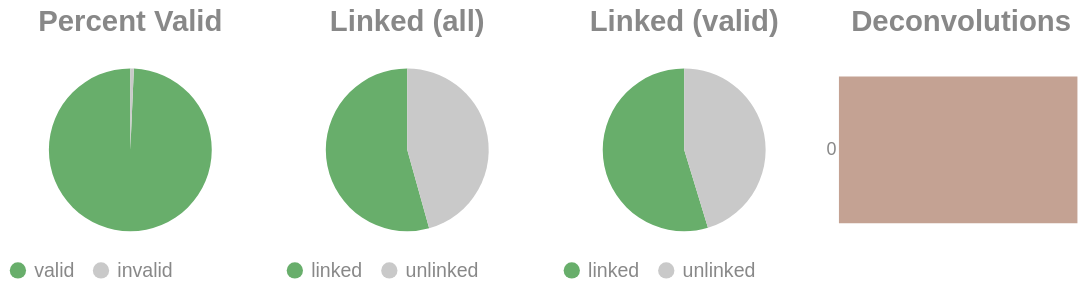

The notebook cell saved with this chart:
### Code cell
if SKIPLR:
    pass
else:
    clash = Counter()
    for i in valids['molecule'].to_list():
        _mol = i.split("-")
        if len(_mol) == 1:
            clash.update('0')
        else:
            clash.update(_mol[-1])

    _d = {"deconvolutions": [], 'count': []}
    for k,v in clash.items():
        _d['deconvolutions'].append(k)
        _d['count'].append(v)

    tot_valid = valids['reads'].sum()
    mask = valids['reads'] >= 2
    n_linked_reads = valids.filter(mask)['reads'].sum()
    if n_linked_reads == 0:
        print_html("No linked molecules (>=2 reads) were detected; skipping linked-only distributions.")
        SKIPLR = True
    else:
        perc_valid = round(tot_valid / n_reads, 4)
        linked_perc_abs = round(n_linked_reads / n_reads, 4)
        linked_perc = round(n_linked_reads / tot_valid, 4)

    _valid = pl.DataFrame({"valids": ['valid', 'invalid'], "count": [tot_valid, n_reads - tot_valid]})
    _linked_abs = pl.DataFrame({"linked (absolute)": ['linked', 'unlinked'], "count": [n_linked_reads, n_reads - n_linked_reads]})
    _linked_rel = pl.DataFrame({"linked (valids)": ['linked', 'unlinked'], "count": [n_linked_reads, tot_valid - n_linked_reads]})

    (
        alt.hconcat(
            piechart(_valid, goodval = 'valid', title = "Percent Valid"),
            piechart(_linked_abs, goodval = "linked", title =  "Linked (all)"),
            piechart(_linked_rel, goodval = "linked", title =  "Linked (valid)"),
            convolutionbar(pl.DataFrame(_d), title = "Deconvolutions"),
            center = True,
            bounds = 'flush'
        )
        .resolve_scale(color='independent')
        .resolve_legend('independent')
        .properties(usermeta={'embedOptions': {"actions": False}})
    ).display()

### Figure 1 — Vega-Lite specification as saved in the notebook (floating-point values rounded to 4 significant figures)
{"width": "container", "height": 400, "config": {"title": {"anchor": "start", "dy": -15, "fontSize": 18, "color": "#888888", "subtitleColor": "#888888", "subtitleFontSize": 14}, "arc": {"fill": "#0072B2"}, "axis": {"domainColor": "#888888", "domainWidth": 0.5, "gridWidth": 0.2, "grid": false, "titleFontWeight": 400, "titleFontSize": 15, "labelFontSize": 11, "labelColor": "#888888", "tickColor": "#888888", "tickWidth": 0.2, "titleColor": "#888888"}, "axisBand": {"grid": false}, "axisX": {"grid": true, "tickSize": 10, "domainCap": "round"}, "axisY": {"domain": false, "grid": true, "tickSize": 0, "domainCap": "round"}, "background": "transparent", "header": {"labelFontSize": 15, "labelColor": "#888888", "titleFontSize": 15, "titleFontWeight": 600, "titleColor": "#888888"}, "legend": {"labelFont": "sans-serif", "labelFontSize": 12, "labelColor": "#888888", "symbolSize": 100, "symbolType": "circle", "titleFontSize": 12, "titlePadding": 10, "titleColor": "#888888", "title": null}, "range": {"category": ["#E69F00", "#56B4E9", "#009E73", "#F0E442", "#0072B2", "#D55E00", "#CC79A7", "#000000"], "diverging": ["#cfe8f3", "#a2d4ec", "#73bfe2", "#46abdb", "#1696d2", "#12719e"]}, "area": {"fill": "#0072B2", "fillOpacity": 0.7, "line": true, "strokeOpacity": 0.7}, "line": {"color": "#0072B2", "stroke": "#0072B2", "strokeWidth": 2}, "trail": {"color": "#0072B2", "stroke": "#0072B2", "strokeWidth": 0, "size": 1}, "point": {"filled": true, "fillOpacity": 1.0, "size": 95}, "text": {"color": "#888888", "fontSize": 11, "align": "right", "fontWeight": 400, "size": 11}, "bar": {"fill": "#0072B2", "stroke": null}, "view": {"stroke": null, "continuousWidth": 660, "continuousHeight": 400}}, "hconcat": [{"data": {"name": "data-d8e4d3ce67dd71e9058674ba1872c6f2"}, "mark": {"type": "arc"}, "encoding": {"color": {"field": "valids", "legend": {"orient": "bottom", "title": null}, "scale": {"domain": ["valid", "invalid"], "range": ["#68ae6b", "#C9C9C9"]}, "title": "Valids", "type": "nominal"}, "theta": {"field": "count", "type": "quantitative"}, "tooltip": [{"field": "valids", "title": "Valids", "type": "ordinal"}, {"field": "percent", "format": ".2%", "title": "Percent", "type": "quantitative"}, {"field": "count", "title": "Count", "type": "quantitative"}]}, "height": 100, "title": {"text": "Percent Valid", "align": "center", "anchor": "middle"}, "transform": [{"calculate": "datum.count / 13876692", "as": "percent"}], "width": 150}, {"data": {"name": "data-9156205d68372b0dd01c840f6f289d6c"}, "mark": {"type": "arc"}, "encoding": {"color": {"field": "linked (absolute)", "legend": {"orient": "bottom", "title": null}, "scale": {"domain": ["linked", "unlinked"], "range": ["#68ae6b", "#C9C9C9"]}, "title": "Linked (Absolute)", "type": "nominal"}, "theta": {"field": "count", "type": "quantitative"}, "tooltip": [{"field": "linked (absolute)", "title": "Linked (Absolute)", "type": "ordinal"}, {"field": "percent", "format": ".2%", "title": "Percent", "type": "quantitative"}, {"field": "count", "title": "Count", "type": "quantitative"}]}, "height": 100, "title": {"text": "Linked (all)", "align": "center", "anchor": "middle"}, "transform": [{"calculate": "datum.count / 13876692", "as": "percent"}], "width": 150}, {"data": {"name": "data-8350cb2c3f780510378e374b02c26e71"}, "mark": {"type": "arc"}, "encoding": {"color": {"field": "linked (valids)", "legend": {"orient": "bottom", "title": null}, "scale": {"domain": ["linked", "unlinked"], "range": ["#68ae6b", "#C9C9C9"]}, "title": "Linked (Valids)", "type": "nominal"}, "theta": {"field": "count", "type": "quantitative"}, "tooltip": [{"field": "linked (valids)", "title": "Linked (Valids)", "type": "ordinal"}, {"field": "percent", "format": ".2%", "title": "Percent", "type": "quantitative"}, {"field": "count", "title": "Count", "type": "quantitative"}]}, "height": 100, "title": {"text": "Linked (valid)", "align": "center", "anchor": "middle"}, "transform": [{"calculate": "datum.count / 13780138", "as": "percent"}], "width": 150}, {"data": {"name": "data-c6b480c4adee019127460162d2f3a230"}, "mark": {"type": "bar"}, "encoding": {"color": {"field": "deconvolutions", "legend": null, "scale": {"scheme": "lightgreyred"}, "type": "nominal"}, "tooltip": [{"field": "deconvolutions", "title": "Deconvolutions", "type": "ordinal"}, {"field": "percent", "format": ".2%", "title": "Percent", "type": "quantitative"}, {"field": "count", "title": "Count", "type": "quantitative"}], "x": {"axis": null, "field": "count", "type": "quantitative"}, "y": {"field": "deconvolutions", "sort": "ascending", "title": null, "type": "nominal"}}, "height": 100, "title": {"text": "Deconvolutions", "align": "center", "anchor": "middle"}, "transform": [{"calculate": "datum.count / 8784579", "as": "percent"}], "width": 150}], "bounds": "flush", "center": true, "resolve": {"legend": {"angle": "independent"}, "scale": {"color": "independent"}}, "usermeta": {"embedOptions": {"actions": false}}, "$schema": "https://vega.github.io/schema/vega-lite/v6.1.0.json", "datasets": {"data-d8e4d3ce67dd71e9058674ba1872c6f2": [{"valids": "valid", "count": 13780138}, {"valids": "invalid", "count": 96554}], "data-9156205d68372b0dd01c840f6f289d6c": [{"linked (absolute)": "linked", "count": 7539956}, {"linked (absolute)": "unlinked", "count": 6336736}], "data-8350cb2c3f780510378e374b02c26e71": [{"linked (valids)": "linked", "count": 7539956}, {"linked (valids)": "unlinked", "count": 6240182}], "data-c6b480c4adee019127460162d2f3a230": [{"deconvolutions": "0", "count": 8784579}]}}
